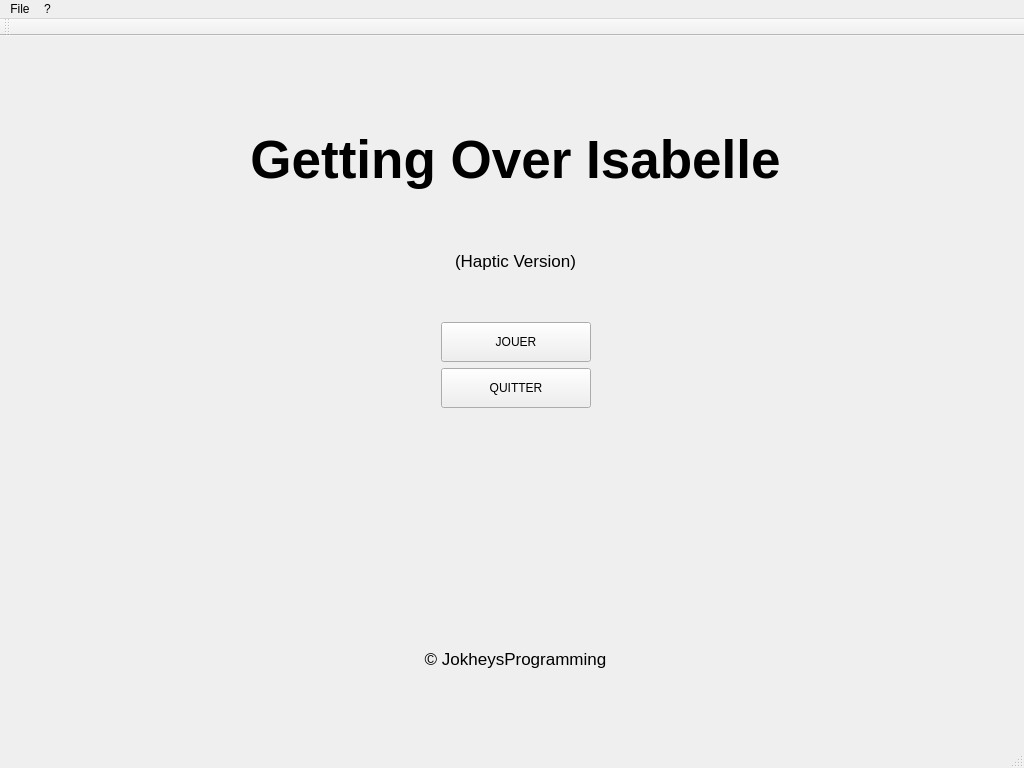
<?xml version="1.0" encoding="UTF-8"?>
<ui version="4.0">
 <class>MainWindow</class>
 <widget class="QMainWindow" name="MainWindow">
  <property name="geometry">
   <rect>
    <x>0</x>
    <y>0</y>
    <width>1024</width>
    <height>768</height>
   </rect>
  </property>
  <property name="minimumSize">
   <size>
    <width>1024</width>
    <height>768</height>
   </size>
  </property>
  <property name="maximumSize">
   <size>
    <width>1024</width>
    <height>768</height>
   </size>
  </property>
  <property name="windowTitle">
   <string>MainWindow</string>
  </property>
  <widget class="QWidget" name="centralWidget">
   <widget class="QWidget" name="verticalLayoutWidget">
    <property name="geometry">
     <rect>
      <x>0</x>
      <y>-7</y>
      <width>1031</width>
      <height>721</height>
     </rect>
    </property>
    <layout class="QVBoxLayout" name="mainLayout">
     <property name="sizeConstraint">
      <enum>QLayout::SetMinimumSize</enum>
     </property>
     <item>
      <spacer name="verticalSpacer_2">
       <property name="orientation">
        <enum>Qt::Vertical</enum>
       </property>
       <property name="sizeType">
        <enum>QSizePolicy::Preferred</enum>
       </property>
       <property name="sizeHint" stdset="0">
        <size>
         <width>20</width>
         <height>40</height>
        </size>
       </property>
      </spacer>
     </item>
     <item>
      <widget class="QLabel" name="label">
       <property name="minimumSize">
        <size>
         <width>0</width>
         <height>0</height>
        </size>
       </property>
       <property name="maximumSize">
        <size>
         <width>16777215</width>
         <height>16777215</height>
        </size>
       </property>
       <property name="font">
        <font>
         <pointsize>40</pointsize>
         <weight>75</weight>
         <bold>true</bold>
        </font>
       </property>
       <property name="layoutDirection">
        <enum>Qt::LeftToRight</enum>
       </property>
       <property name="autoFillBackground">
        <bool>false</bool>
       </property>
       <property name="text">
        <string>Getting Over Isabelle</string>
       </property>
       <property name="textFormat">
        <enum>Qt::AutoText</enum>
       </property>
       <property name="scaledContents">
        <bool>false</bool>
       </property>
       <property name="alignment">
        <set>Qt::AlignCenter</set>
       </property>
      </widget>
     </item>
     <item>
      <widget class="QLabel" name="label_2">
       <property name="maximumSize">
        <size>
         <width>16777215</width>
         <height>30</height>
        </size>
       </property>
       <property name="font">
        <font>
         <pointsize>13</pointsize>
        </font>
       </property>
       <property name="text">
        <string>(Haptic Version)</string>
       </property>
       <property name="alignment">
        <set>Qt::AlignCenter</set>
       </property>
       <property name="margin">
        <number>0</number>
       </property>
      </widget>
     </item>
     <item>
      <spacer name="verticalSpacer">
       <property name="orientation">
        <enum>Qt::Vertical</enum>
       </property>
       <property name="sizeType">
        <enum>QSizePolicy::Preferred</enum>
       </property>
       <property name="sizeHint" stdset="0">
        <size>
         <width>20</width>
         <height>40</height>
        </size>
       </property>
      </spacer>
     </item>
     <item>
      <layout class="QHBoxLayout" name="horizontalLayout_3">
       <item>
        <spacer name="horizontalSpacer">
         <property name="orientation">
          <enum>Qt::Horizontal</enum>
         </property>
         <property name="sizeHint" stdset="0">
          <size>
           <width>40</width>
           <height>20</height>
          </size>
         </property>
        </spacer>
       </item>
       <item>
        <widget class="QPushButton" name="pushButton">
         <property name="sizePolicy">
          <sizepolicy hsizetype="Minimum" vsizetype="Fixed">
           <horstretch>0</horstretch>
           <verstretch>0</verstretch>
          </sizepolicy>
         </property>
         <property name="minimumSize">
          <size>
           <width>150</width>
           <height>40</height>
          </size>
         </property>
         <property name="maximumSize">
          <size>
           <width>150</width>
           <height>40</height>
          </size>
         </property>
         <property name="mouseTracking">
          <bool>true</bool>
         </property>
         <property name="layoutDirection">
          <enum>Qt::LeftToRight</enum>
         </property>
         <property name="autoFillBackground">
          <bool>false</bool>
         </property>
         <property name="text">
          <string>JOUER</string>
         </property>
        </widget>
       </item>
       <item>
        <spacer name="horizontalSpacer_2">
         <property name="orientation">
          <enum>Qt::Horizontal</enum>
         </property>
         <property name="sizeHint" stdset="0">
          <size>
           <width>40</width>
           <height>20</height>
          </size>
         </property>
        </spacer>
       </item>
      </layout>
     </item>
     <item>
      <layout class="QHBoxLayout" name="horizontalLayout_2">
       <item>
        <spacer name="horizontalSpacer_3">
         <property name="orientation">
          <enum>Qt::Horizontal</enum>
         </property>
         <property name="sizeHint" stdset="0">
          <size>
           <width>40</width>
           <height>20</height>
          </size>
         </property>
        </spacer>
       </item>
       <item>
        <widget class="QPushButton" name="pushButton_2">
         <property name="minimumSize">
          <size>
           <width>150</width>
           <height>40</height>
          </size>
         </property>
         <property name="maximumSize">
          <size>
           <width>150</width>
           <height>40</height>
          </size>
         </property>
         <property name="text">
          <string>QUITTER</string>
         </property>
        </widget>
       </item>
       <item>
        <spacer name="horizontalSpacer_4">
         <property name="orientation">
          <enum>Qt::Horizontal</enum>
         </property>
         <property name="sizeHint" stdset="0">
          <size>
           <width>40</width>
           <height>20</height>
          </size>
         </property>
        </spacer>
       </item>
      </layout>
     </item>
     <item>
      <widget class="QLabel" name="isaGif_label">
       <property name="text">
        <string/>
       </property>
       <property name="textFormat">
        <enum>Qt::PlainText</enum>
       </property>
       <property name="alignment">
        <set>Qt::AlignCenter</set>
       </property>
      </widget>
     </item>
     <item>
      <widget class="QLabel" name="label_3">
       <property name="font">
        <font>
         <pointsize>13</pointsize>
        </font>
       </property>
       <property name="text">
        <string>© JokheysProgramming</string>
       </property>
       <property name="alignment">
        <set>Qt::AlignCenter</set>
       </property>
      </widget>
     </item>
    </layout>
   </widget>
  </widget>
  <widget class="QMenuBar" name="menuBar">
   <property name="geometry">
    <rect>
     <x>0</x>
     <y>0</y>
     <width>1024</width>
     <height>21</height>
    </rect>
   </property>
   <widget class="QMenu" name="menuQuitter">
    <property name="title">
     <string>File</string>
    </property>
    <addaction name="actionQuitter"/>
   </widget>
   <widget class="QMenu" name="menu">
    <property name="title">
     <string>?</string>
    </property>
   </widget>
   <addaction name="menuQuitter"/>
   <addaction name="menu"/>
  </widget>
  <widget class="QToolBar" name="mainToolBar">
   <attribute name="toolBarArea">
    <enum>TopToolBarArea</enum>
   </attribute>
   <attribute name="toolBarBreak">
    <bool>false</bool>
   </attribute>
  </widget>
  <widget class="QStatusBar" name="statusBar"/>
  <action name="actionQuitter">
   <property name="text">
    <string>Quitter</string>
   </property>
  </action>
 </widget>
 <layoutdefault spacing="6" margin="11"/>
 <resources/>
 <connections>
  <connection>
   <sender>menuQuitter</sender>
   <signal>triggered(QAction*)</signal>
   <receiver>MainWindow</receiver>
   <slot>close()</slot>
   <hints>
    <hint type="sourcelabel">
     <x>78</x>
     <y>35</y>
    </hint>
    <hint type="destinationlabel">
     <x>399</x>
     <y>299</y>
    </hint>
   </hints>
  </connection>
  <connection>
   <sender>pushButton_2</sender>
   <signal>clicked()</signal>
   <receiver>MainWindow</receiver>
   <slot>close()</slot>
   <hints>
    <hint type="sourcelabel">
     <x>400</x>
     <y>400</y>
    </hint>
    <hint type="destinationlabel">
     <x>399</x>
     <y>299</y>
    </hint>
   </hints>
  </connection>
  <connection>
   <sender>pushButton</sender>
   <signal>clicked()</signal>
   <receiver>MainWindow</receiver>
   <slot>close()</slot>
   <hints>
    <hint type="sourcelabel">
     <x>400</x>
     <y>324</y>
    </hint>
    <hint type="destinationlabel">
     <x>399</x>
     <y>299</y>
    </hint>
   </hints>
  </connection>
 </connections>
</ui>
